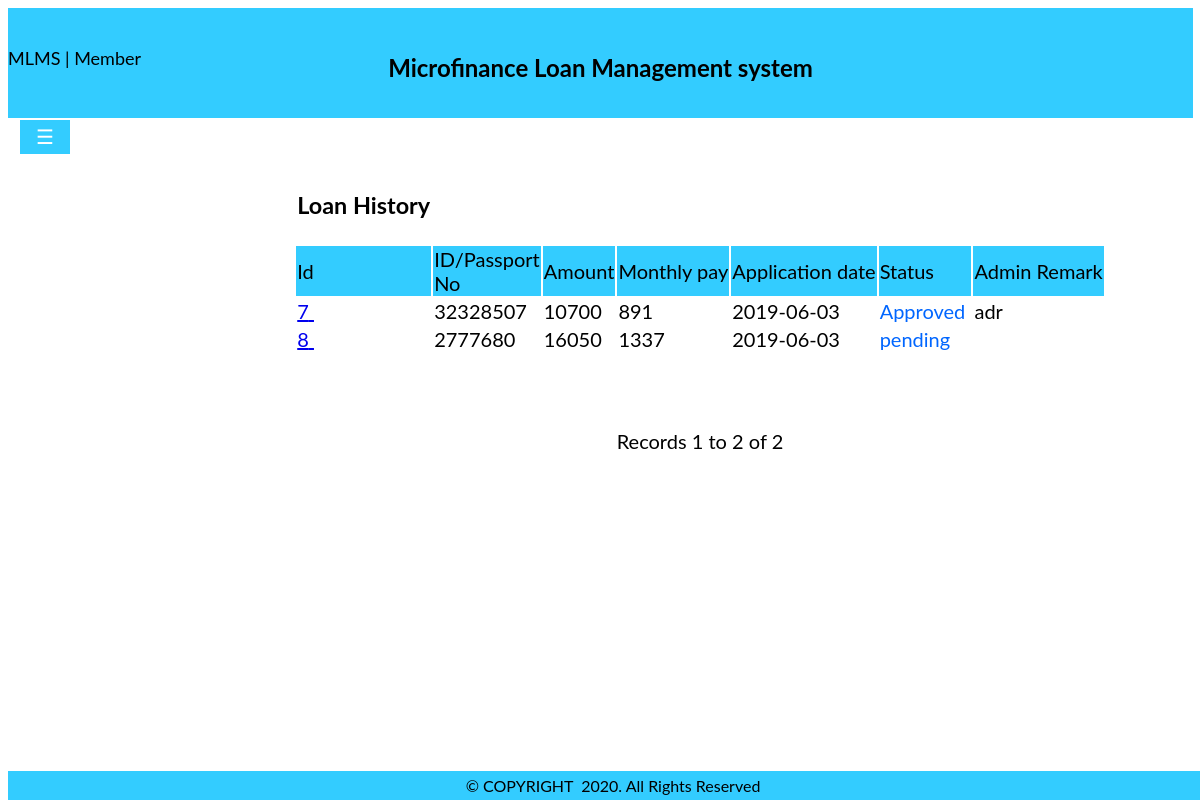
Screenshot of /loanhistory.php with the database file from the repository.
### tables this page shows
CREATE TABLE `loan` (
  `loanId` int(6) NOT NULL,
  `memberId` int(8) NOT NULL,
  `loanType` varchar(15) NOT NULL,
  `income` int(8) NOT NULL,
  `amount` int(8) NOT NULL,
  `intereset` varchar(5) NOT NULL,
  `payment_term` int(3) NOT NULL,
  `total_paid` int(8) NOT NULL,
  `emi_per_month` int(8) NOT NULL,
  `bankStatementPhoto` varchar(250) NOT NULL,
  `security` varchar(250) NOT NULL,
  `posting_date` date NOT NULL,
  `status` varchar(15) NOT NULL,
  `adminRemark` varchar(100) NOT NULL,
  `adminRemarkDate` date NOT NULL
);

### loanhistory.php (the view, shortened to what this page needs)
<?php require_once('Connections/mlms.php'); ?>
<?php
$maxRows_lonhist = 10;
$pageNum_lonhist = 0;
$startRow_lonhist = $pageNum_lonhist * $maxRows_lonhist;
$query_lonhist = "SELECT * FROM loan";
$query_limit_lonhist = sprintf("%s LIMIT %d, %d", $query_lonhist, $startRow_lonhist, $maxRows_lonhist);
$lonhist = mysql_query($query_limit_lonhist, $mlms) or die(mysql_error());
$row_lonhist = mysql_fetch_assoc($lonhist);
if (isset($_GET['totalRows_lonhist'])) {
  $totalRows_lonhist = $_GET['totalRows_lonhist'];
} else {
  $all_lonhist = mysql_query($query_lonhist);
  $totalRows_lonhist = mysql_num_rows($all_lonhist);
}
$totalPages_lonhist = ceil($totalRows_lonhist/$maxRows_lonhist)-1;
?>
<!DOCTYPE html PUBLIC "-//W3C//DTD XHTML 1.0 Transitional//EN" "http://www.w3.org/TR/xhtml1/DTD/xhtml1-transitional.dtd">
<html xmlns="http://www.w3.org/1999/xhtml">
<head>
<link rel="stylesheet" type="text/css" href="Assets/css/body.css">
<link rel="stylesheet" type="text/css" href="Assets/css/sidebar.css">
<link rel="stylesheet" type="text/css" href="Assets/css/dropdown.css" />
<link rel="stylesheet" type="text/css" href="font-awesome-4.7.0/css/font-awesome.min.css" />
</head>
<body>
<div class="nav">
<div class="header" class="responsive">
<span class="title"   style="font-size:18px;">MLMS | Member</span>
<center>
<h2>Microfinance Loan Management system</h2>
</center>
</div>
</div>
<div id="main">
  <button class="openbtn"  onClick="openNav()">☰</button> </div>
<center>
<div class="mainn">
    <table border="0" align="center">
    <tr><td><center><h3>Loan History</h3></center></td></tr>
          <tr bgcolor="#33CCFF" bordercolordark="#000000">
      <td>Id</td>
        <td width="40px">ID/Passport No</td>
        <td>Amount</td>
        <td>Monthly pay</td>
        <td>Application date</td>
        <td>Status</td>
        <td>Admin Remark</td>
      </tr>
      <?php do { ?>
        <tr>
          <td><a href="loanhist.php?recordID=<?php echo $row_lonhist['loanId']; ?>"> <?php echo $row_lonhist['loanId']; ?>&nbsp; </a></td>
          <td><?php echo $row_lonhist['memberId']; ?>&nbsp; </td>
          <td><?php echo $row_lonhist['total_paid']; ?>&nbsp; </td>
          <td><?php echo $row_lonhist['emi_per_month']; ?>&nbsp; </td>
          <td><?php echo $row_lonhist['posting_date']; ?>&nbsp; </td>
          <td><font color="#0066FF"><?php echo $row_lonhist['status'];?></font>&nbsp;</td>
             <td><?php echo $row_lonhist['adminRemark']; ?>&nbsp; </td>
                  </tr>
        <?php } while ($row_lonhist = mysql_fetch_assoc($lonhist)); ?>
    </table>
    Records <?php echo ($startRow_lonhist + 1) ?> to <?php echo min($startRow_lonhist + $maxRows_lonhist, $totalRows_lonhist) ?> of <?php echo $totalRows_lonhist ?>
    <br />
    <table border="0">
      <tr>
        <td><?php if ($pageNum_lonhist > 0) {  ?>
            <?php }  ?></td>
        <td><?php if ($pageNum_lonhist > 0) {  ?>
            <?php }  ?></td>
        <td><?php if ($pageNum_lonhist < $totalPages_lonhist) {  ?>
            <?php }  ?></td>
        <td><?php if ($pageNum_lonhist < $totalPages_lonhist) {  ?>
            <?php }  ?></td>
      </tr>
    </table>
</div>
</center>
<div class="footer" align="center">
 &copy; COPYRIGHT &nbsp;<?php echo date("Y"); ?>. All Rights Reserved
</div>
</body>
</html>

### Assets/css/body.css (style rules this page uses)
body { font-family: "Lato", sans-serif; background-repeat:no-repeat; background-size:cover; }
.header { height:90px; background-color:#3CF; padding-top:20px; position: sticky; margin-top:0px; margin-right:15px; }
.nav { position:fixed; width:100%; line-height:60px; margin-right:15px; }
h2 { margin-top:-50px; }
.footer { background-color:#3CF; width:100%; color:#000; text-align:center; position:fixed; bottom:0; padding:5px; }
.mainn { margin-left: 200px; font-size: 20px; padding: 0px 10px; margin-top:80px; }
button { background-color:#3CF; color:#000; padding: 14px 20px; margin: 8px 0; border: none; cursor: pointer; width: 50%; }

### Assets/css/sidebar.css (style rules this page uses)
.openbtn { font-size: 20px; cursor: pointer; background-color:#3CF; color: white; padding: 5px 10px; border: none; width:50px; top:0; left:0; margin-top:120px; position:fixed; margin-left:20px; }
#main { transition: margin-left .5s; padding: 16px; }

### Assets/css/dropdown.css (style rules this page uses)
table { margin:75px; padding-top:25px; border:0px solid #000000; border-radius: 0px 0px 0px 0px; margin-top:100px; }

### rows the page displays
loan: loanId "7", memberId "32328507", total_paid "10700", emi_per_month "891", posting_date "2019-06-03", status "Approved", adminRemark "adr"
loan: loanId "8", memberId "2777680", total_paid "16050", emi_per_month "1337", posting_date "2019-06-03", status "pending"

### other values shown
$startRow_lonhist + 1 "1"
min($startRow_lonhist + $maxRows_lonhist, $totalRows_lonhist) "2"
$totalRows_lonhist "2"
